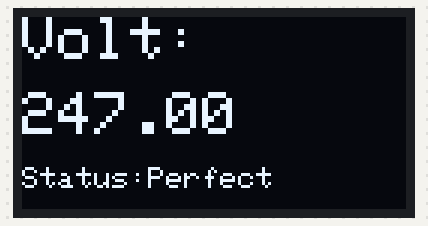
Bench run of a sketch on a simulated ESP32. Shown: 128×64 one-colour display. WiFi joins after 1.5 s; servers stay silent unless stated; uploads are accepted with an empty reply; random numbers use the default seed unless the sketch sets one; what the sketch prints to the serial monitor is not drawn.

Above: at 1.6 s.
At 4.7 s:
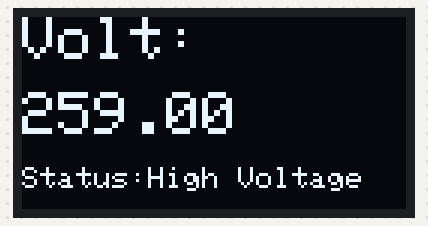
At 7.7 s:
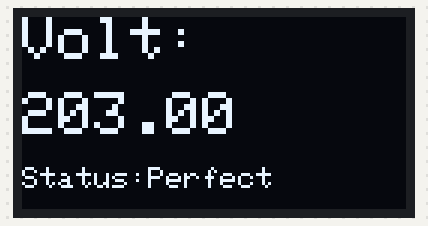
At 23.0 s:
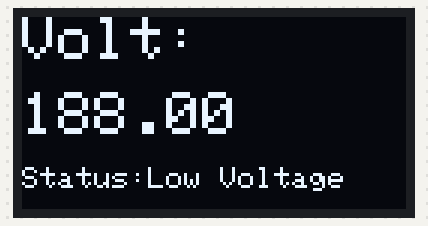
At 32.1 s:
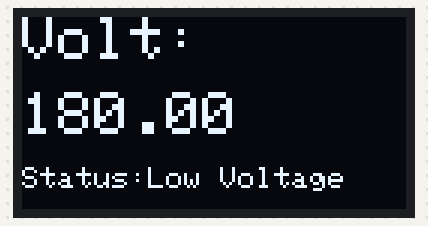
At 38.1 s:
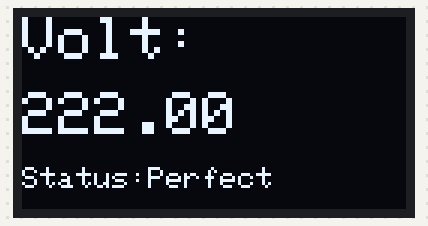

Measured:
- what the display in image 0 shows lasts 3.0 s, from 1.6 s to 4.6 s

The sketch:

ESP-SMS-VOLTAGE.ino
```cpp
#include <WiFi.h>
#include <Wire.h>
#include <Adafruit_GFX.h>
#include <Adafruit_SSD1306.h>
#include <WiFiClientSecure.h>
#include <HTTPClient.h>

// =====================================================
// 🔐 USER CONFIGURATION (ADD YOUR CREDENTIALS HERE)
// =====================================================

const char* ssid = "YOUR_WIFI_SSID";
const char* password = "YOUR_WIFI_PASSWORD";

// Cloud SMS API Credentials
const char* apiKey = "YOUR_API_KEY_HERE";
const char* templateID = "101";
const char* mobileNumber = "91XXXXXXXXXX";

// =====================================================
// OLED SETUP
// =====================================================

#define SCREEN_WIDTH 128
#define SCREEN_HEIGHT 64
Adafruit_SSD1306 display(SCREEN_WIDTH, SCREEN_HEIGHT, &Wire, -1);

// =====================================================
// SYSTEM VARIABLES
// =====================================================

float voltage;
unsigned long lastSMS = 0;
const unsigned long cooldown = 20000;

// =====================================================
// SEND SMS FUNCTION
// =====================================================

void sendSMS(String statusMsg) {

  if (millis() - lastSMS < cooldown) return;

  Serial.println("Sending SMS...");

  WiFiClientSecure client;
  client.setInsecure();

  HTTPClient http;

  String url =
    "https://www.circuitdigest.cloud/api/v1/send_sms?ID=" +
    String(templateID);

  http.begin(client, url);
  http.addHeader("Authorization", apiKey);
  http.addHeader("Content-Type", "application/json");

  String payload =
    "{\"mobiles\":\"" + String(mobileNumber) +
    "\",\"var1\":\"Voltage\"" +
    ",\"var2\":\"" + statusMsg + "\"}";

  int httpCode = http.POST(payload);

  Serial.print("HTTP Code: ");
  Serial.println(httpCode);

  String response = http.getString();
  Serial.println(response);

  http.end();
  lastSMS = millis();
}

// =====================================================
// SETUP
// =====================================================

void setup() {

  Serial.begin(115200);

  Serial.print("Connecting WiFi");
  WiFi.begin(ssid, password);

  while (WiFi.status() != WL_CONNECTED) {
    delay(500);
    Serial.print(".");
  }
  Serial.println("\nWiFi Connected");

  Wire.begin(21,22);

  if(!display.begin(SSD1306_SWITCHCAPVCC, 0x3C)) {
    Serial.println("OLED not found");
    while(1);
  }

  display.clearDisplay();
  display.display();
}

// =====================================================
// LOOP
// =====================================================

void loop() {

  voltage = random(180, 270);

  String status;

  if (voltage > 250) {
    status = "High Voltage";
    sendSMS(status);
  }
  else if (voltage < 200) {
    status = "Low Voltage";
    sendSMS(status);
  }
  else {
    status = "Perfect";
  }

  // OLED UI
  display.clearDisplay();

  display.setTextSize(2);
  display.setTextColor(WHITE);
  display.setCursor(0,0);
  display.print("Volt:");

  display.setCursor(0,25);
  display.print(voltage);

  display.setTextSize(1);
  display.setCursor(0,50);
  display.print("Status:");
  display.print(status);

  display.display();

  delay(3000);
}
```
